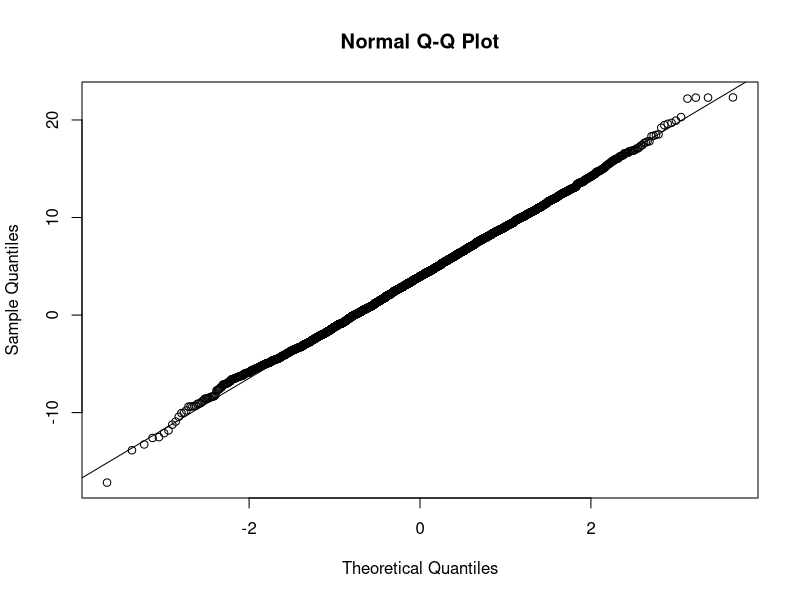
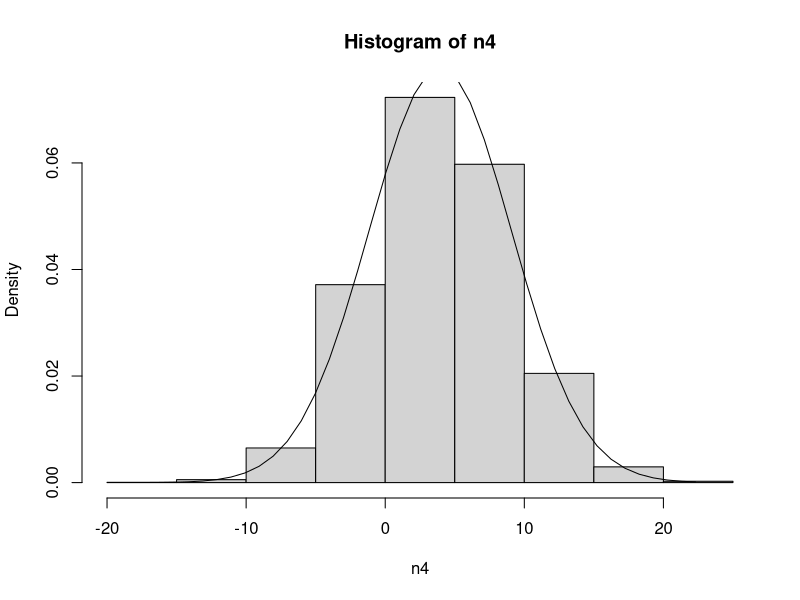
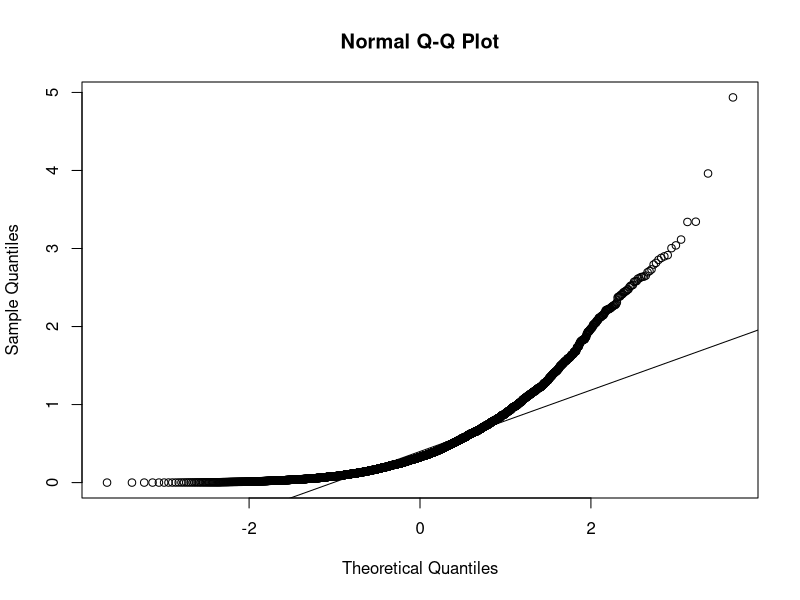
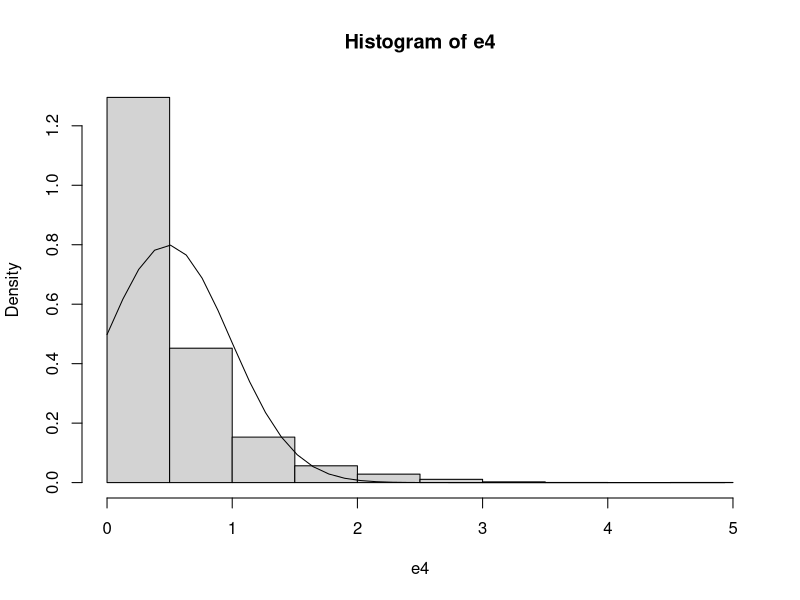
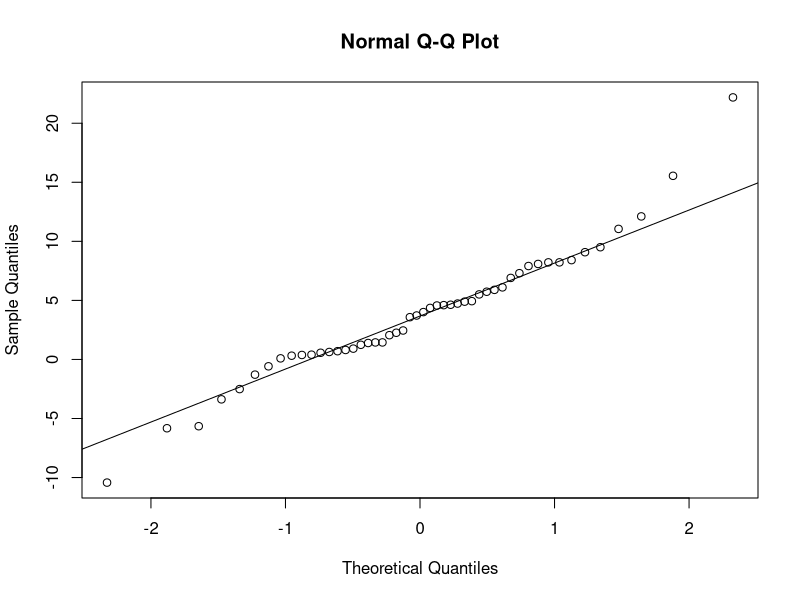
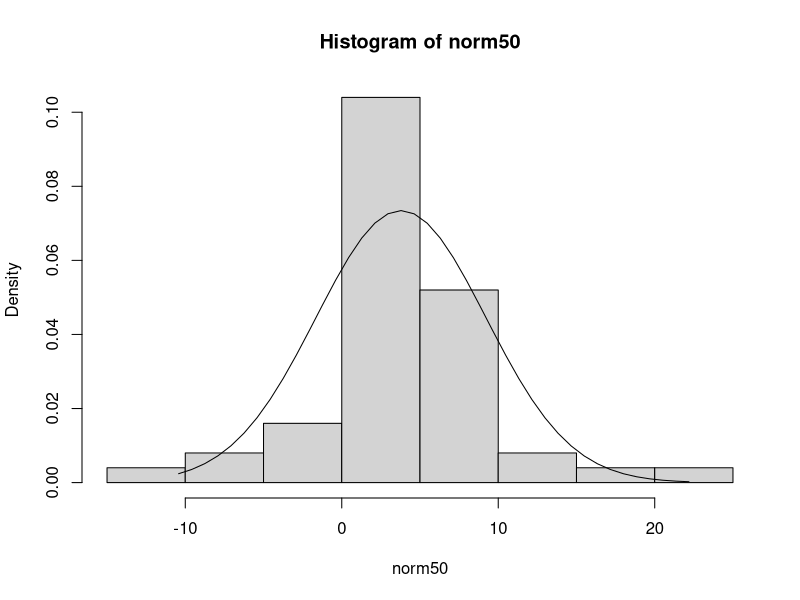
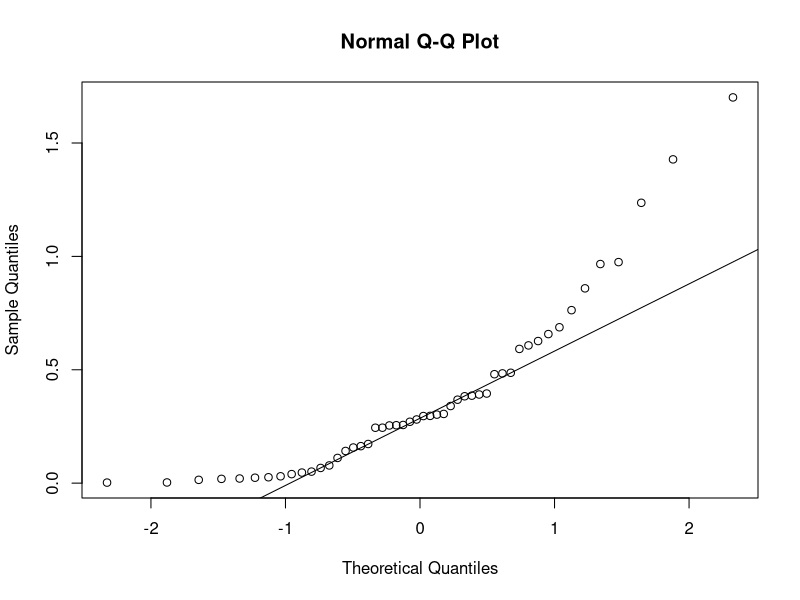
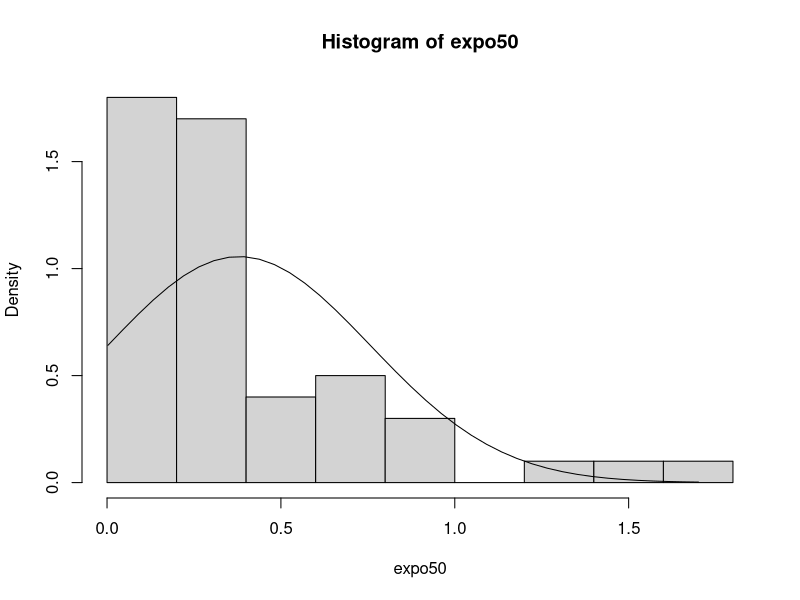

These figures' R source, in order:
#population of 4,000 with a variable from a Normal(4,5) distribution 
n4 <- rnorm(4000, 4, 5)
#population of 4,000 with a variable from an Exponential distribution with lambda = rate = 2.1
e4 <- rexp(4000, 2.1)

#sample of size 50 from n4
norm50 <- sample(n4, 50)
#sample of size 100 from n4
norma100 <- sample(n4, 100)
#sample of size 50 from e4
expo50 <- sample(e4, 50)
#sample of size 100 from e4
expo100 <- sample(e4, 100)

#z-score for 95% CI
z_score <- qnorm(0.975)

#critical t-value for 95% CI and norm4
t_scoreNorm <- qt(0.975, length(norm50)-1)
#critical t-value for 95% CI and expo4
t_scoreExp <- qt(0.975, length(expo50)-1)

#standard error of norm50 using known SD
se_kn_norm <- sd(n4)/sqrt(length(norm50))
#standard error of expo50 using known SD
se_kn_exp <- sd(e4)/sqrt(length(expo50))
#standard error of norm50 using sample SD
se_unkn_norm <- sd(norm50)/sqrt(length(norm50))
#standard error of expo50 using sample SD
se_unkn_exp <- sd(expo50)/sqrt(length(expo50))

#95% Confidence interval using zscore and known population SD
#a)
#lower bound of confidence interval for normal distribution using zscore and known population SD
left_z95_kn_norm <- mean(norm50)-z_score*se_kn_norm
#upper bound of confidence interval for normal distribution using zscore and known population SD
right_z95_kn_norm <- mean(norm50)+z_score*se_kn_norm 
#lower bound of confidence interval for exponential distribution using zscore and known population SD
left_z95_kn_exp <- mean(expo50)-z_score*se_kn_exp
#upper bound of confidence interval for exponential distribution using zscore and known population SD
right_z95_kn_exp <- mean(expo50)+z_score*se_kn_exp  

#95% confidence interval using t-distribution and the sample SD
#b)
#lower bound of confidence interval for normal distribution using tscore and sample SD
left_t95_unkn_norm <- mean(norm50)-t_scoreNorm*se_unkn_norm
#upper bound of confidence interval for normal distribution using tscore and sample SD
right_t95_unkn_norm <- mean(norm50)+t_scoreNorm*se_unkn_norm
#lower bound of confidence interval for exponential distribution using tscore and sample SD
left_t95_unkn_exp <- mean(expo50)-t_scoreExp*se_unkn_exp
#upper bound of confidence interval for exponential distribution using tscore and sample SD
right_t95_unkn_exp <- mean(expo50)+t_scoreExp*se_unkn_exp

#qqplot and a histogram to assess normality of n4 population
#normal qq plot
qqnorm(n4)
#line that passes through the quantiles
qqline(n4)
#histogram of the distribution
hist(n4, freq = FALSE)
#x value for line
xfit <- seq(min(n4), max(n4), length = 40) 
#y value for line
yfit <- dnorm(xfit, mean = mean(n4), sd = sd(n4))
lines(xfit, yfit)

#qqplot and a histogram to assess normality of e4 population
#normal qq plot
qqnorm(e4)
#line that passes through the quantiles
qqline(e4)
#histogram of the distribution
hist(e4, freq = FALSE)
#x value for line
xfit <- seq(min(e4), max(e4), length = 40) 
#y value for line
yfit <- dnorm(xfit, mean = mean(e4), sd = sd(e4))
#draw line
lines(xfit, yfit)

#qqplot and a histogram to assess normality of norm50 sample
#normal qq plot
qqnorm(norm50)
#line that passes through the quantiles
qqline(norm50)
#histogram of the distribution
hist(norm50, freq = FALSE)
#x value for line
xfit <- seq(min(norm50), max(norm50), length = 40) 
#y value for line
yfit <- dnorm(xfit, mean = mean(norm50), sd = sd(norm50))
#draw line
lines(xfit, yfit)

#qqplot and a histogram to assess normality of expo50 sample
#normal qq plot
qqnorm(expo50)
#line that passes through the quantiles
qqline(expo50)
#histogram of the distribution
hist(expo50, freq = FALSE)
#x value for line
xfit <- seq(min(expo50), max(expo50), length = 40) 
#y value for line
yfit <- dnorm(xfit, mean = mean(expo50), sd = sd(expo50))
#draw line
lines(xfit, yfit)


#I would not rely on the confidence intervals calculated in part 2 because 50 is
#a small sample of 4000 and with confidence intervals the likelihood the value 
#is accurate depends on the sample size.Larger confidence intervals increase the
#likelihood of catching the genuine percentage from the sample proportion, giving
#you more confidence that you know what it is
